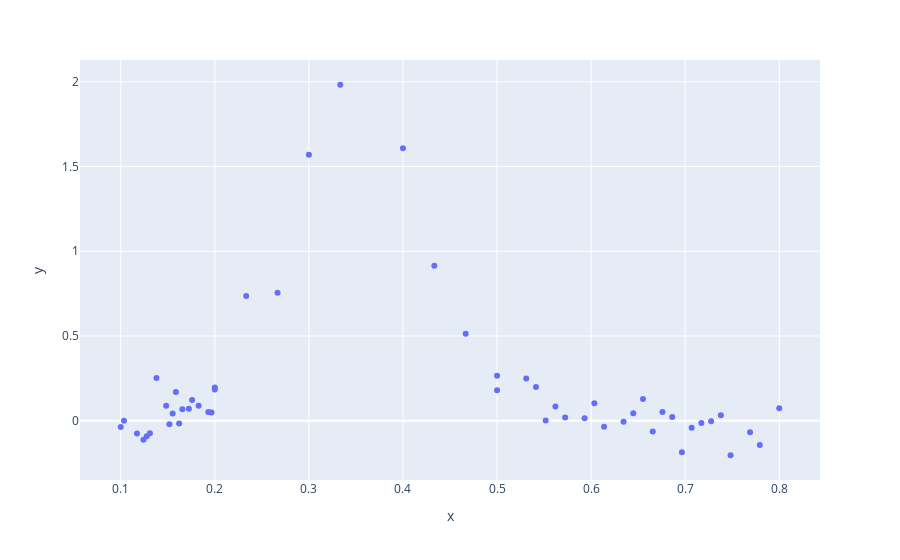

This figure's notebook cell:
### Markdown cell above
## Peak Example for Sparse Data in Chapter 4

### Code cell
savePath = os.path.join(os.path.dirname("."), '../../Thesis/tex/graphics/data/cha4/sparse_example/')
print("Generate sparse data")
np.random.seed(2)
n_data = 200
x1 = np.linspace(0.1,0.2, 30)
x2 = np.linspace(0.2,0.5, 10)
x3 = np.linspace(0.5,0.8, 30)
x = np.hstack((x1,x2,x3))

ytrue = 2*np.exp(-(x-0.35)**2/0.01) 
noise = np.random.normal(loc=0, scale=0.1, size=x.shape)
y = ytrue + noise

# train-test split
df = pd.DataFrame(data=dict(x=x, y=y, ytrue=ytrue))
df_train, df_test = train_test_split(df)

px.scatter(df_train, x="x", y="y")

### Figure 1 — Plotly figure (JSON) as saved in the notebook; plotly's stock layout.template omitted (floating-point values rounded to 4 significant figures)
{"data": [{"hovertemplate": "x=%{x}<br>y=%{y}<extra></extra>", "legendgroup": "", "marker": {"color": "#636efa", "symbol": "circle"}, "mode": "markers", "name": "", "orientation": "v", "showlegend": false, "type": "scatter", "x": [0.2, 0.1586, 0.3, 0.531, 0.4667, 0.6448, 0.1172, 0.7172, 0.6138, 0.5517, 0.6655, 0.1828, 0.8, 0.7483, 0.1276, 0.7069, 0.1655, 0.4333, 0.3333, 0.1724, 0.1552, 0.5724, 0.2333, 0.2, 0.1483, 0.6552, 0.5414, 0.7379, 0.5, 0.2667, 0.6759, 0.769, 0.1517, 0.1034, 0.1621, 0.7793, 0.1241, 0.131, 0.6034, 0.5621, 0.1379, 0.4, 0.1966, 0.6345, 0.6862, 0.5, 0.7276, 0.1, 0.1931, 0.5931, 0.6966, 0.1759], "xaxis": "x", "y": [0.1954, 0.1688, 1.569, 0.2486, 0.5128, 0.04369, -0.0753, -0.01323, -0.03621, 0.0006122, -0.06337, 0.08811, 0.07353, -0.204, -0.09158, -0.04193, 0.06742, 0.9143, 1.982, 0.06975, 0.04302, 0.01901, 0.7359, 0.1839, 0.08809, 0.128, 0.1981, 0.0326, 0.265, 0.7552, 0.05089, -0.06777, -0.02038, -0.001045, -0.01628, -0.1439, -0.1124, -0.07435, 0.1033, 0.08341, 0.2515, 1.608, 0.04773, -0.006836, 0.02164, 0.1794, -0.003956, -0.03781, 0.05183, 0.0142, -0.1858, 0.1221], "yaxis": "y"}], "layout": {"autosize": true, "legend": {"tracegroupgap": 0}, "margin": {"t": 60}, "xaxis": {"anchor": "y", "autorange": true, "domain": [0, 1], "range": [0.05757, 0.8424], "title": {"text": "x"}, "type": "linear"}, "yaxis": {"anchor": "x", "autorange": true, "domain": [0, 1], "range": [-0.359, 2.137], "title": {"text": "y"}, "type": "linear"}}}
